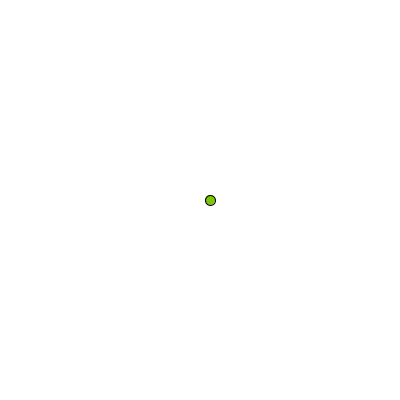
Frame 1 (no input)
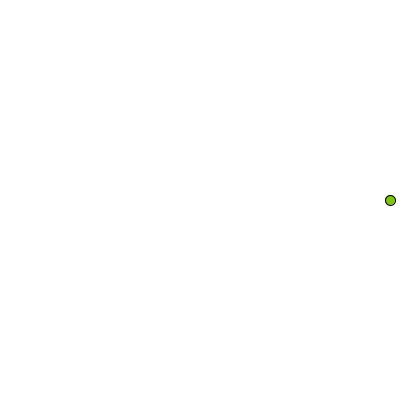
Frame 60 (the mouse pressed at the canvas centre just before this capture)
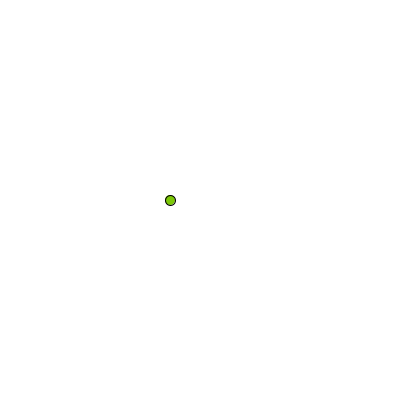
Frame 120 (the mouse held since frame 60 and released just before this capture)

The Processing sketch that drew these frames (run headless with seeded random() and noise(); from frame 60 on, the mouse is pressed at the canvas centre):

// Processing sketch: motionWrap
// ── motionWrap.pde
int x, y;

void setup(){
  size(400, 400);
  x = width/2;
  y = height/2;
  
}


void draw(){
  background(255);
  fill(255, 0, 0);
  
  x = x+ 10;//
  if(x > width){
    x = 0;
  }
  
  fill(124, 200, 7);
  ellipse(x, y, 10, 10);
  
}
